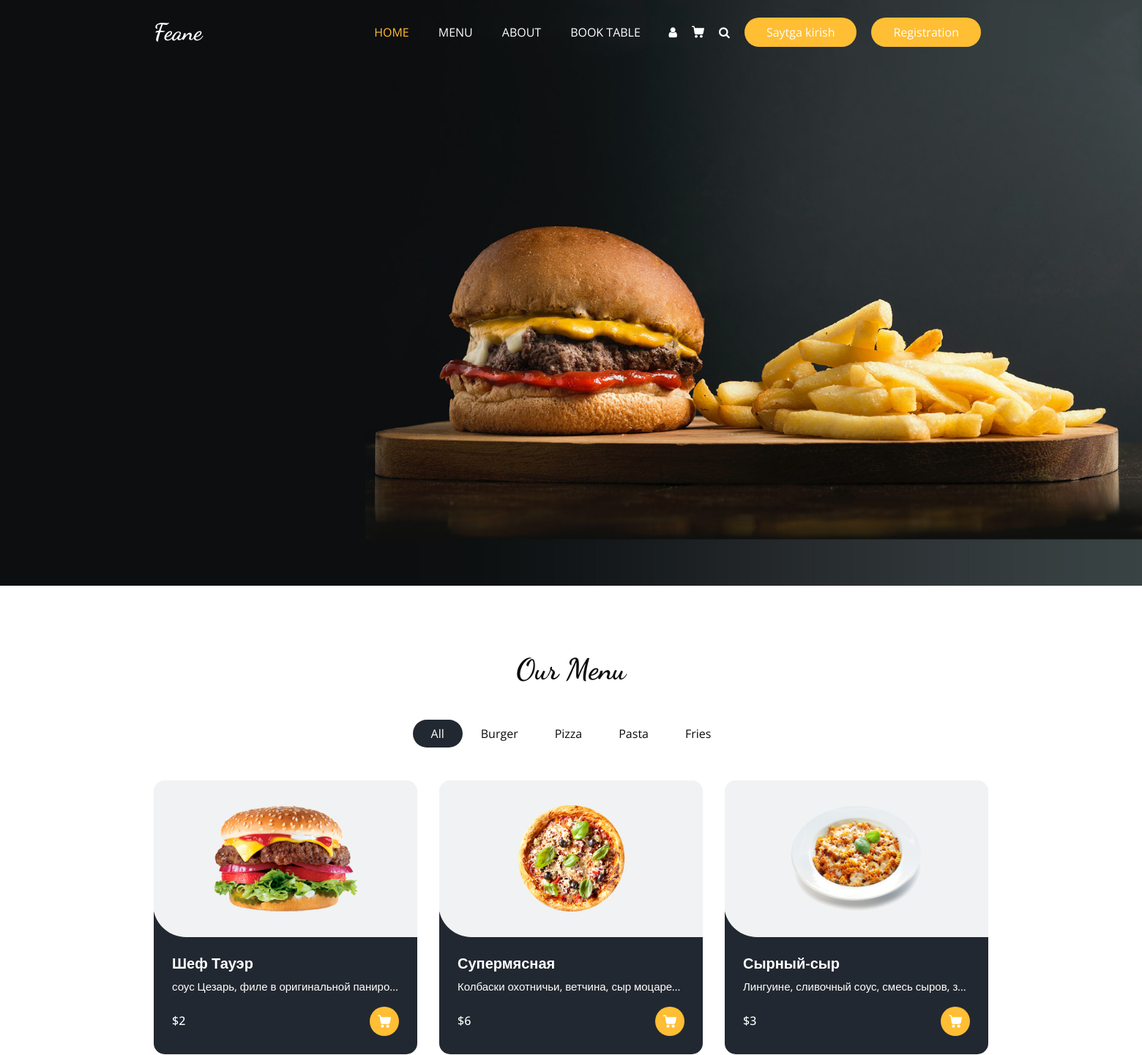
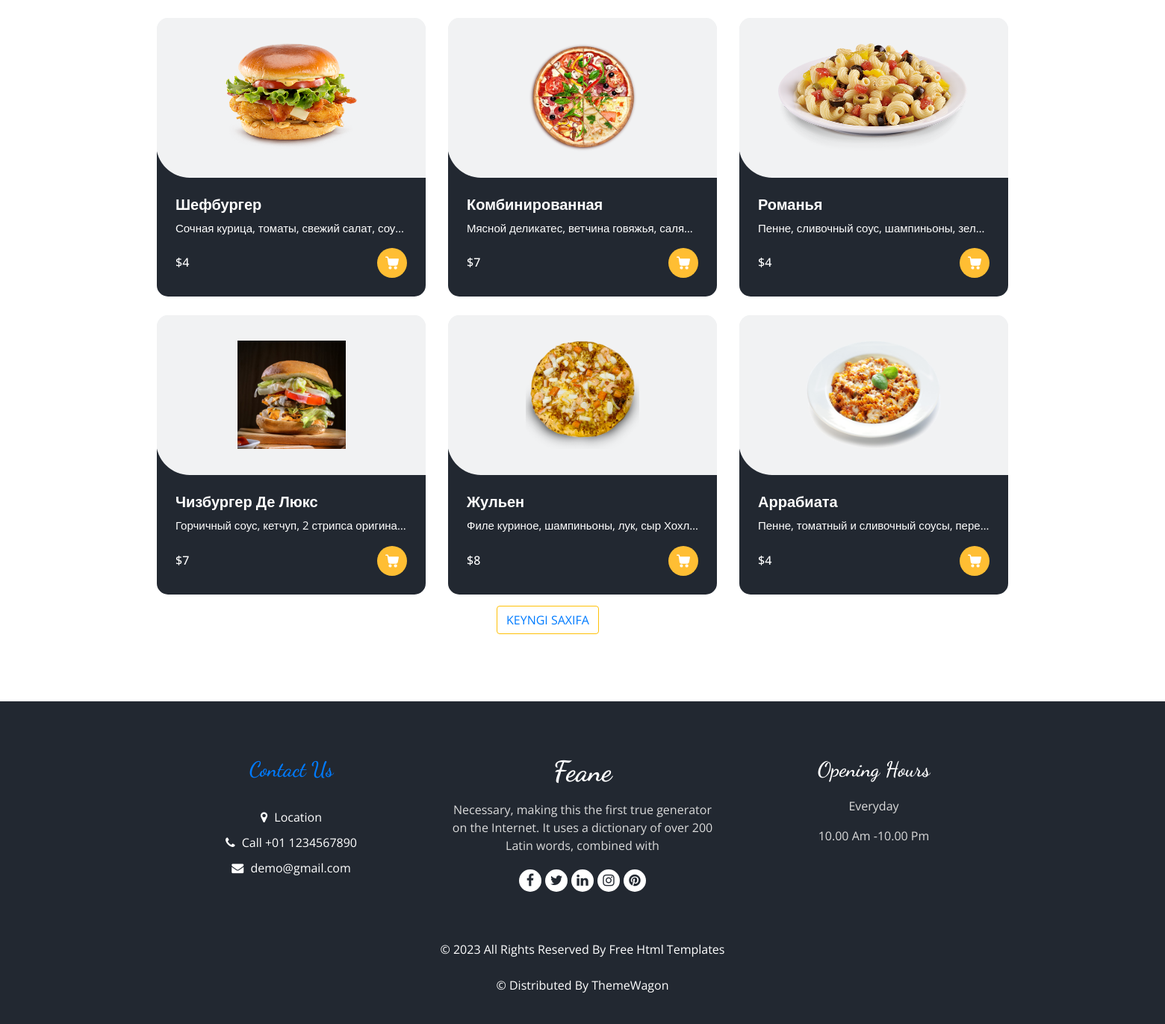
The page /menu on the database its author committed (2 pictures, top to bottom).
### my_app/models.py (models this page shows, shortened)
class Product(models.Model):
	name_card = models.CharField(max_length=250,blank=True,null=True)
	description = models.TextField()
	price = models.CharField(max_length=25)
	image = models.ImageField(upload_to='images/')

### my_app/views.py (the view)
# urls.py: path('menu',menupageview,name='menu'),
def menupageview(request):
	obj = Product.objects.all()
	page_n = request.GET.get('page',1)
	p = Paginator(obj,11)
	try:
		page = p.page(page_n)
	except Exception:
		page = p.page(1)
	context = {
		"page":page
	}
	return render(request,"menu.html",context)

### templates/menu.html (shortened to what this page needs)
{% extends 'base.html' %}
{% load static %}
{% block content %}
  </div>
  <section class="food_section layout_padding">
    <div class="container">
      <div class="heading_container heading_center">
        <h2>
          Our Menu
        </h2>
      </div>
      <ul class="filters_menu">
        <li class="active" data-filter="*">All</li>
        <li data-filter=".pizza">Burger</li>
        <li data-filter=".burger">Pizza</li>
        <li data-filter=".pasta">Pasta</li>
        <li data-filter=".fries">Fries</li>
      </ul>
      <div class="filters-content">
        <div class="row grid">
          <div class="col-sm-6 col-lg-4 all pizza">
            {% for product in page %}
            {% if 0 < forloop.counter0 and 4 > forloop.counter0 %}
            <div class="box">
              <div>
                <div class="img-box">
                  {% if product.image %}
                  <img src="{{product.image.url}}" alt="">
                  {% endif %}
                </div>
                <div class="detail-box">
                  <h5>
                    {{product.name_card}}
                  </h5>
                  <p id="soz">
                    {{product.description}}
                  </p>
                  <div class="options">
                    <h6>
                      ${{product.price}}
                    </h6>
                    <a href="">
                    </a>
                  </div>
                </div>
              </div>
            </div>
            {% endif %}
            {% endfor %}
          </div>
          <div class="col-sm-6 col-lg-4 all burger">
            {% for post in page %}
            {% if 4 < forloop.counter0 and 8 > forloop.counter0 %}
            <div class="box">
              <div>
                <div class="img-box">
                  {% if post.image %}
                  <img src="{{post.image.url}}" alt="">
                  {% endif %}
                </div>
                <div class="detail-box">
                  <h5>
                     {{post.name_card}}
                  </h5>
                  <p id="soz">
                    {{post.description}}
                  </p>
                  <div class="options">
                    <h6>
                      ${{post.price}}
                    </h6>
                    <a href="">
                    </a>
                  </div>
                </div>
              </div>
            </div>
            {% endif %}
            {% endfor %}
          </div>
          <div class="col-sm-6 col-lg-4 all pasta">
            {% for post in page %}
            {% if 7 < forloop.counter0 and 11 > forloop.counter0 %}
            <div class="box">
              <div>
                <div class="img-box">
                  {% if post.image %}
                  <img src="{{post.image.url}}" alt="">
                  {% endif %}
                </div>
                <div class="detail-box">
                  <h5>
                    {{post.name_card}}
                  </h5>
                  <p id="soz">
                    {{post.description}}
                  </p>
                  <div class="options">
                    <h6>
                      ${{post.price}}
                    </h6>
                    <a href="">
                    </a>
                  </div>
                </div>
              </div>
            </div>
            {% endif %}
            {% endfor %}
          </div>
        </div>
      </div>
               </div>
                       <div class="col-md-12 offset-md-5">
                      {% if page.has_next %}
                    <button type="button" class="btn btn-outline-warning"><a href="{% url 'menu' %}?page={{page.next_page_number}}">keyngi saxifa</button>
                      {%endif%}
    </div>
  </section>
{% endblock content %}

### templates/base.html (shortened to what this page needs)
{% load static %}
<!DOCTYPE html>
<html>
<head>
  <link rel="stylesheet" type="text/css" href="{% static 'css/bootstrap.css' %}" />
  <link rel="stylesheet" type="text/css" href="https://cdnjs.cloudflare.com/ajax/libs/OwlCarousel2/2.3.4/assets/owl.carousel.min.css" />
  <link rel="stylesheet" href="https://cdnjs.cloudflare.com/ajax/libs/jquery-nice-select/1.1.0/css/nice-select.min.css" />
  <link href="{% static 'css/font-awesome.min.css' %}" rel="stylesheet" />
  <link href="{% static 'css/style.css' %}" rel="stylesheet" />
  <link href="{% static 'css/responsive.css' %}" rel="stylesheet" />
</head>
<body>
  <div class="hero_area">
    <div class="bg-box">
      <img src="{% static 'images/hero-bg.jpg' %}" alt="">
    </div>
    <header class="header_section">
      <div class="container">
        <nav class="navbar navbar-expand-lg custom_nav-container ">
          <a class="navbar-brand" href="index.html">
            <span>
              Feane
            </span>
          </a>
          <div class="collapse navbar-collapse" id="navbarSupportedContent">
            <ul class="navbar-nav  mx-auto ">
              <li class="nav-item active">
                <a class="nav-link" href="{% url 'index' %}">Home <span class="sr-only">(current)</span></a>
              </li>
              <li class="nav-item">
                <a class="nav-link" href="{% url 'menu' %}">Menu</a>
              </li>
              <li class="nav-item">
                <a class="nav-link" href="{% url 'about' %}">About</a>
              </li>
              <li class="nav-item">
                <a class="nav-link" href="{% url 'book' %}">Book Table</a>
              </li>
            </ul>
            <div class="user_option">
              <a href="" class="user_link">
                <i class="fa fa-user" aria-hidden="true"></i>
              </a>
              <a class="cart_link" href="#">
              </a>
              <form class="form-inline">
                <button class="btn  my-2 my-sm-0 nav_search-btn" type="submit">
                  <i class="fa fa-search" aria-hidden="true"></i>
                </button>
              </form>
              <a href="#" class="order_online">
                Saytga kirish
              </a>
                            <a href="#" class="order_online">
                Registration
              </a>
            </div>
          </div>
        </nav>
      </div>
    </header>
{% block content %}
{% endblock content %}
  <footer class="footer_section">
    <div class="container">
      <div class="row">
        <div class="col-md-4 footer-col">
          <div class="footer_contact">
            <h4>
              Contact Us
            </h4>
            <div class="contact_link_box">
              <a href="">
                <i class="fa fa-map-marker" aria-hidden="true"></i>
                <span>
                  Location
                </span>
              </a>
              <a href="">
                <i class="fa fa-phone" aria-hidden="true"></i>
                <span>
                  Call +01 1234567890
                </span>
              </a>
              <a href="">
                <i class="fa fa-envelope" aria-hidden="true"></i>
                <span>
                  demo@gmail.com
                </span>
              </a>
            </div>
          </div>
        </div>
        <div class="col-md-4 footer-col">
          <div class="footer_detail">
            <a href="" class="footer-logo">
              Feane
            </a>
            <p>
              Necessary, making this the first true generator on the Internet. It uses a dictionary of over 200 Latin words, combined with
            </p>
            <div class="footer_social">
              <a href="">
                <i class="fa fa-facebook" aria-hidden="true"></i>
              </a>
              <a href="">
                <i class="fa fa-twitter" aria-hidden="true"></i>
              </a>
              <a href="">
                <i class="fa fa-linkedin" aria-hidden="true"></i>
              </a>
              <a href="">
                <i class="fa fa-instagram" aria-hidden="true"></i>
              </a>
              <a href="">
                <i class="fa fa-pinterest" aria-hidden="true"></i>
              </a>
            </div>
          </div>
        </div>
        <div class="col-md-4 footer-col">
          <h4>
            Opening Hours
          </h4>
          <p>
            Everyday
          </p>
          <p>
            10.00 Am -10.00 Pm
          </p>
        </div>
      </div>
      <div class="footer-info">
        <p>
          &copy; <span id="displayYear"></span> All Rights Reserved By
          <a href="https://html.design/">Free Html Templates</a><br><br>
          &copy;  Distributed By
          <a href="https://themewagon.com/" target="_blank">ThemeWagon</a>
        </p>
      </div>
    </div>
  </footer>
</body>
</html>

### static/css/responsive.css (style rules this page uses)
@media (min-width: 1200px) { .container { max-width: 1170px; } }

### templates/base.html (style rules this page uses)
#soz { white-space: nowrap; text-overflow: ellipsis; overflow: hidden; }

### templates/menu.html (style rules this page uses)
button { margin-top: 15px; border: none; text-transform: uppercase; display: inline-block; padding: 10px 55px; background-color: #ffbe33; color: ffffff; border-radius: 45px; -webkit-transition: all 0.3s; transition: all 0.3; border: none; }

### rows shown on the page
Product: image (picture), name_card "Шеф Тауэр", description "соус Цезарь, филе в оригинальной паниро…", price "2"
Product: image (picture), name_card "Шефбургер", description "Сочная курица, томаты, свежий салат, соу…", price "4"
Product: image (picture), name_card "Чизбургер Де Люкс", description "Горчичный соус, кетчуп, 2 стрипса оригина…", price "7"
Product: image (picture), name_card "Супермясная", description "Колбаски охотничьи, ветчина, сыр моцаре…", price "6"
Product: image (picture), name_card "Комбинированная", description "Мясной деликатес, ветчина говяжья, саля…", price "7"
Product: image (picture), name_card "Жульен", description "Филе куриное, шампиньоны, лук, сыр Хохл…", price "8"
Product: image (picture), name_card "Сырный-сыр", description "Лингуине, сливочный соус, смесь сыров, з…", price "3"
Product: image (picture), name_card "Романья", description "Пенне, сливочный соус, шампиньоны, зел…", price "4"
Product: image (picture), name_card "Аррабиата", description "Пенне, томатный и сливочный соусы, пере…", price "4"
